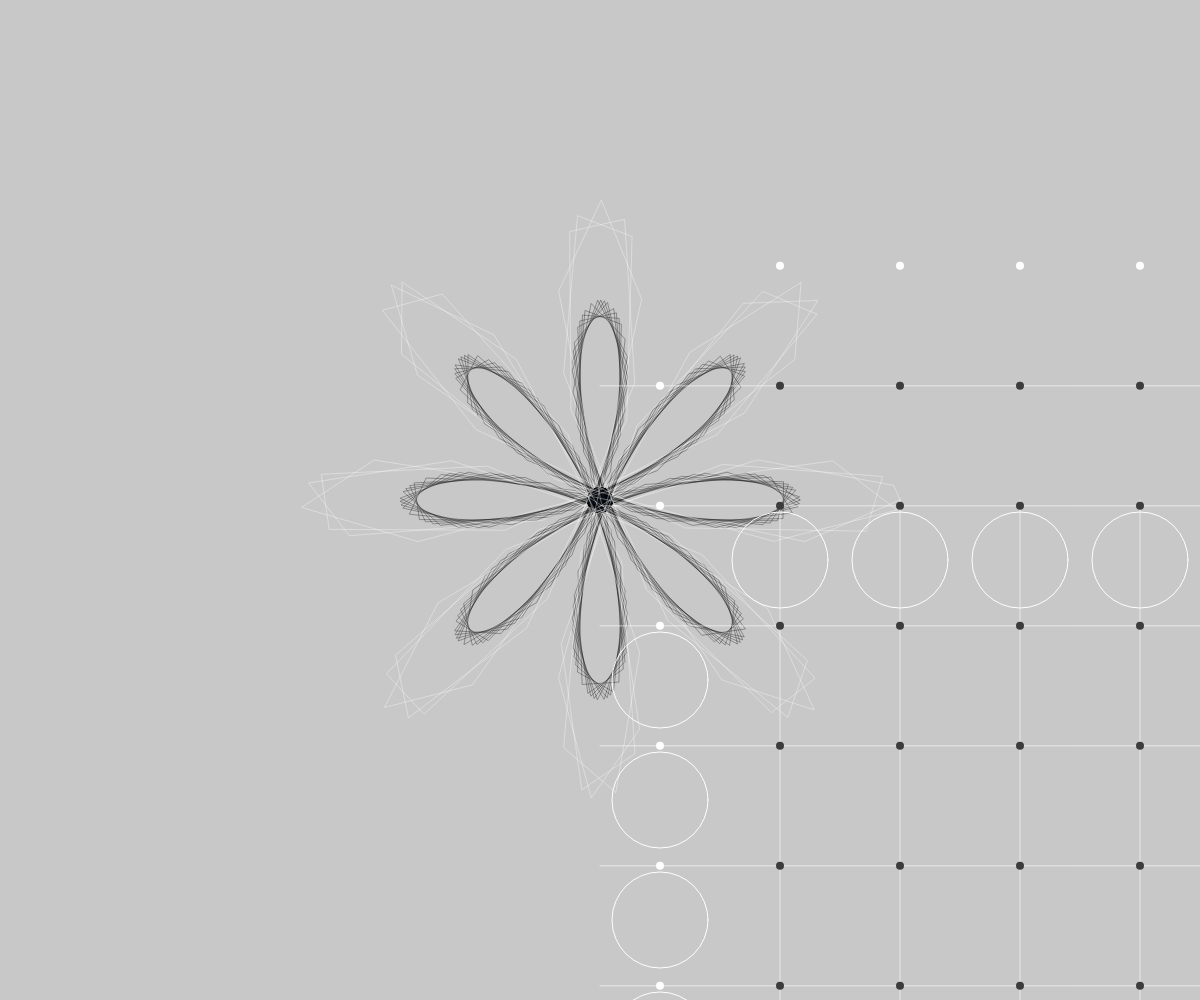
Frame 1 (no input)
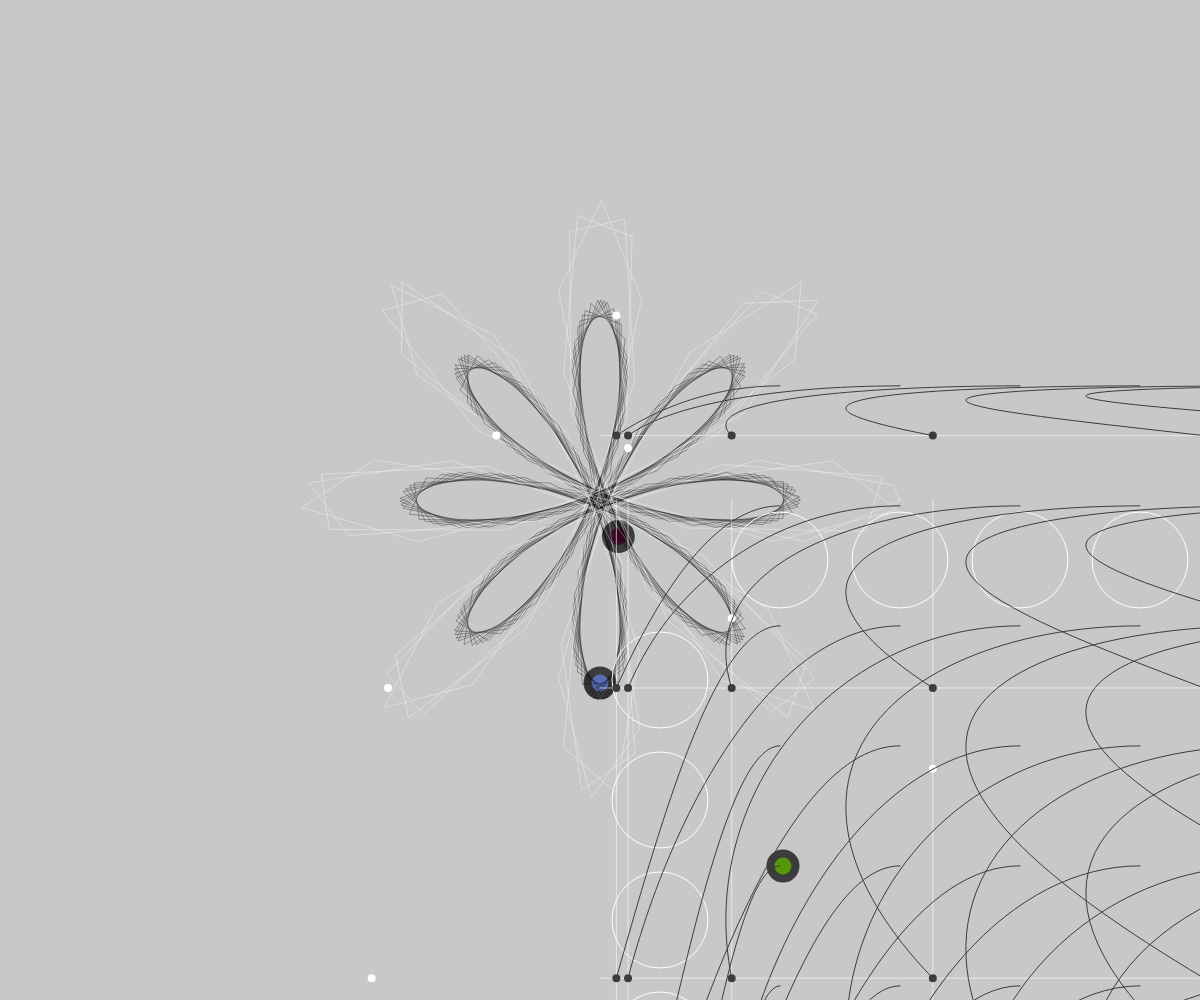
Frame 60 (no input)
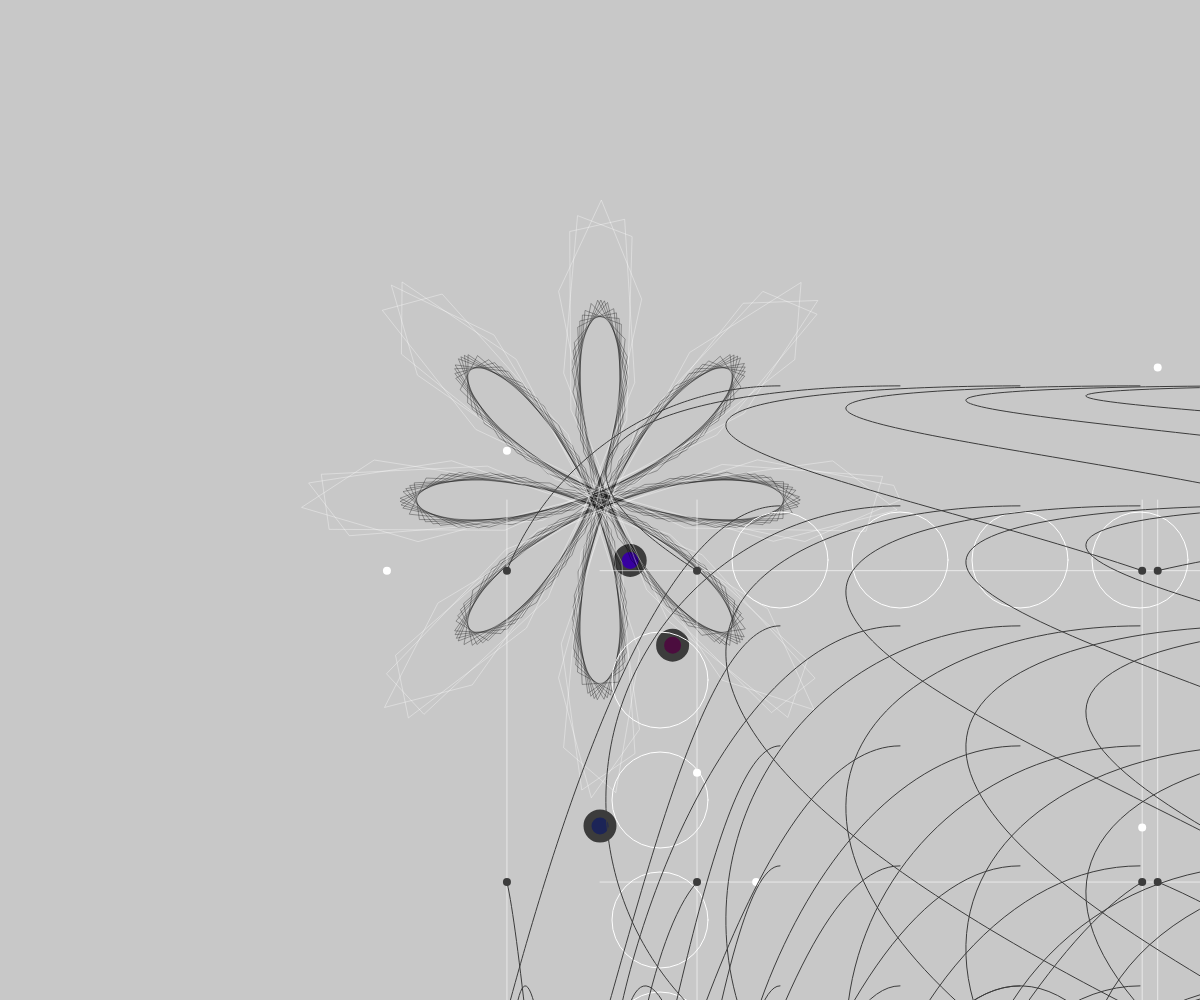
Frame 120 (the mouse pressed at the canvas centre since frame 60)

The p5.js sketch that drew these frames (run headless with seeded random() and noise() and a simulated clock; from frame 60 on, the mouse is pressed at the canvas centre):

// p5.js sketch
// ── sketch.js
function make2DArray(rows, cols) {
  var arr = new Array(rows); //like arr[]; but with number of columns hardcoded
  for (var i = 0; i < arr.length; i++) {
    arr[i] = new Array(cols);
  }
  return arr;
}

let angle = 0;
let w = 120;
let cols;
let rows;
let curves;

let particle;

let k = 5/8;
let slider;
let I = 2/7;
let slider2;

function setup() {
   createCanvas(windowWidth, windowHeight);
   slider = createSlider(1,10,4,0.1);
   slider2 = createSlider(1,10,4,0.1);
  
  cols = floor(width / w) - 1;
  rows = floor(height / w) - 1;
  curves = make2DArray(rows,cols);

  for (let j = 0; j < rows; j++) {
    for (let i = 0; i < cols; i++) {
      curves[j][i] = new Curve();
    }
  }

 //applyForce(gravity);를 없애 버림, 중력 = CreateVector라고 할당하던 것을 바로 적용시킴
  particle1 = new Particle(createVector(0,0.1));
  particle2 = new Particle(createVector(0.01,0.02));
  particle3 = new Particle(createVector(0.1,0.2));

}
 

function draw() {
  k = slider.value()
  I = slider2.value()
  background(200);
  
  particle1.update();
  particle1.show();
  particle1.bounce();
  
  particle2.update();
  particle2.show();
  particle2.bounce();
  
  particle3.update();
  particle3.show();
  particle3.bounce();
  
  
  translate(width/2,height/2);
  beginShape();
  stroke(0,0,0,80);
  noFill();
  strokeWeight(1);
  
  for (var a = 0; a<TWO_PI * 9; a+= 0.2){
    var r = 200 * cos(k*a);
    var x = r * cos(a);
    var y = r * sin(a);
    vertex(x,y);
  }
  endShape(CLOSE);
  
  beginShape();
  stroke(255,255,255,90);
  noFill();
  strokeWeight(1);
  
  for (var a = 0; a<TWO_PI * 3; a+= 0.2){
    var r = 300 * cos(I*a);
    var x = r * cos(a);
    var y = r * sin(a);
    vertex(x,y);
  }
  endShape(CLOSE);
 
  // 원이 그려지는 모양
  let d = w - 0.2 * w;
  let r1 = d / 2;

  noFill();
  stroke(255);
  for (let i = 0; i < cols; i++) {
    let cx = w + i * w + w / 2;
    let cy = w / 2;
    strokeWeight(1);
    stroke(255);
    ellipse(cx, cy, d, d);
    let x = r * cos(angle * (i + 1) - HALF_PI);
    let y = r * sin(angle * (i + 1) - HALF_PI);
    strokeWeight(8);
    stroke(255);
    point(cx + x, cy + y);
    stroke(255, 150);
    strokeWeight(1);
    line(cx + x, 0, cx + x, height);

    for (let j = 0; j < rows; j++) {
      curves[j][i].setX(cx + x);
    }
  }

  noFill();
  stroke(255);
  for (let j = 0; j < rows; j++) {
    let cx = w / 2;
    let cy = w + j * w + w / 2;
    strokeWeight(1);
    stroke(255);
    ellipse(cx, cy, d, d);
    let x = r * cos(angle * (j + 1) - HALF_PI);
    let y = r * sin(angle * (j + 1) - HALF_PI);
    strokeWeight(8);
    stroke(255);
    point(cx + x, cy + y);
    stroke(255, 150);
    strokeWeight(1);
    line(0, cy + y, width, cy + y);

    for (let i = 0; i < cols; i++) {
      curves[j][i].setY(cy + y);
    }
  }

  for (let j = 0; j < rows; j++) {
    for (let i = 0; i < cols; i++) {
      curves[j][i].addPoint();
      curves[j][i].show();
    }
  }


  angle -= 0.01;

  if (angle < -TWO_PI) {
    for (let j = 0; j < rows; j++) {
      for (let i = 0; i < cols; i++) {
        curves[j][i].reset();
      }
    }
    // saveFrame("lissajous#####.png");
    angle = 0;
  }
}

class Particle {
  //왜 여기에 speed가 들어가지?
  constructor(speed) {
    this.pos = createVector(width/2, height/2);
    this.vel = createVector(0,0);
    this.acc = createVector(0.0);
    this.d = 25;
    this.acc = speed;
  }
  
  update(){
      this.vel.add(this.acc);
      this.pos.add(this.vel);
    }

  show() {
    fill(random(0,100),random(0,200),random(0,200));
    circle(this.pos.x, this.pos.y, this.d);
    
  }
  bounce() {
    if(this.pos.y > height || this.pos.y < 0 ){
      this.vel.mult(-1);
      //this.acc.mult(-1);
    }
    if(this.pos.x > width || this.pos.x < 0 ){
      this.vel.mult(-1);
      //this.acc.mult(-1);
    }

}
}

class Curve {

  constructor() {
    this.path = [];
    this.current = createVector();
  }

   setX( x) {
    this.current.x = x;
  }

   setY( y) {
    this.current.y = y;
  }

   addPoint() {
    this.path.push(this.current);
  }
  
   reset() {
    this.path = []; 
  }

   show() {
    stroke(60);
    strokeWeight(1);
    noFill();
    beginShape();
    for (let v of this.path) {
      vertex(v.x, v.y);
    }
    endShape();

    strokeWeight(8);
    point(this.current.x, this.current.y);
    this.current = createVector();
  }
}
